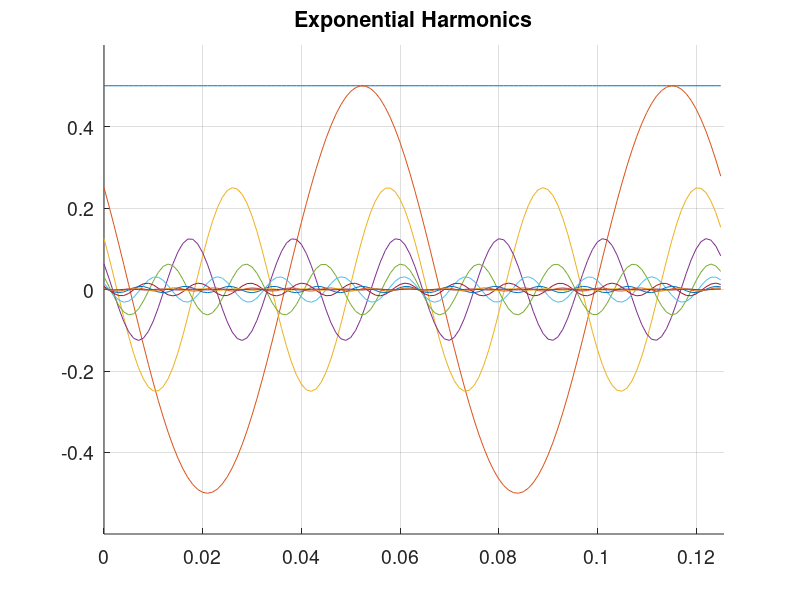
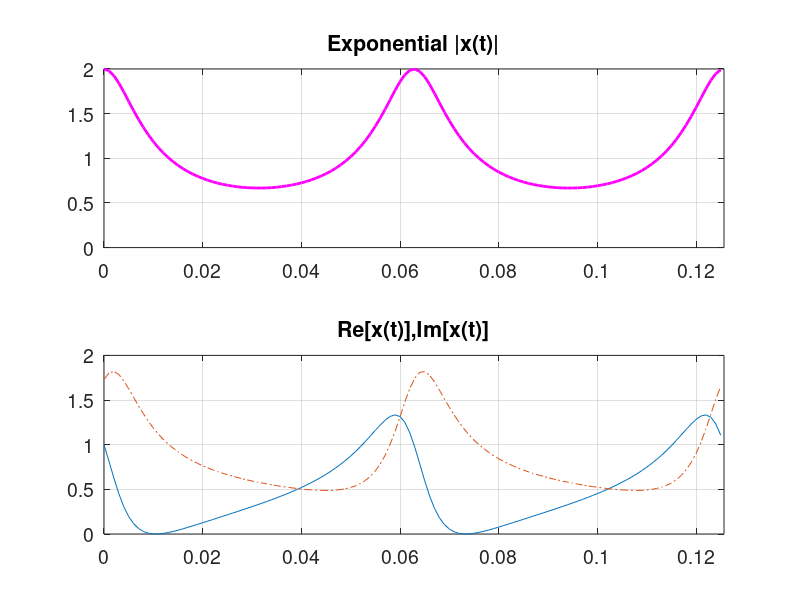
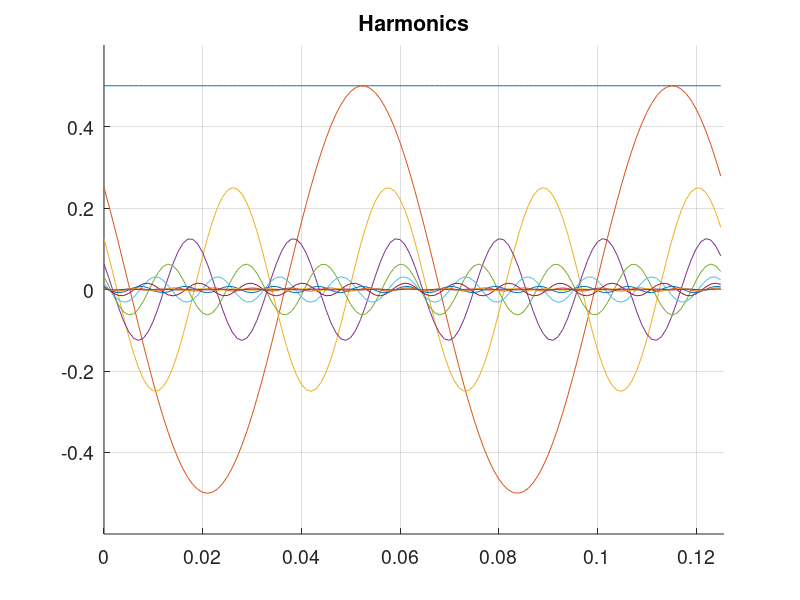
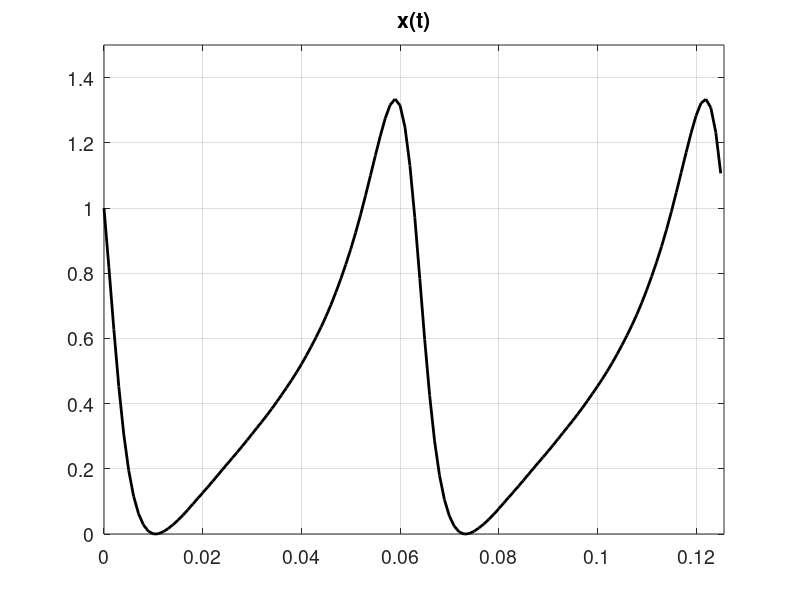

Source code (MATLAB) for these figures, in order: (Note: this script raises an error after producing the figures.)
% e5_6_Fourier_exp_power_PA.m     
% Fourier series for 0.5^n * cos(100*n*t + pi/3)
clear; close all; set(0,'defaultAxesFontSize',14); fpv=[100 100 500 180];
w0 = 100             % angular frequency
T0 = (2*pi)/w0       % period of input wave
t=[0:0.001:2*T0];     
terms = 10;          % number of highest harmonic to calculate and plot
xr = zeros(terms+1, length(t));  x = zeros(terms+1, length(t));

for n = 0:terms
    xr(n+1,1:end) = 0.5^n * cos(100*n*t + pi/3);    %   mag/phase Fourier series
    x(n+1,1:end) = 0.5^n *exp(j*(100*n*t + pi/3));  %   Exp Fourier series
end

figure('position',fpv),title('Exponential Harmonics'), hold on,
 for n = 1:terms+1
  plot(t, real(x(n,:))),grid on,ylim([-0.6 0.6]),xlim([0 4*pi/w0])  % plot harmonics
 end 
 hold off;
S = sum(x);

figure, % Exponential plots
 subplot (2,1,1), plot(t,abs(S),'m','LineWidth',2),grid on,ylim([0 2]),
   xlim([0 4*pi/w0]), title('Exponential |x(t)|')  % plot sum
 subplot (2,1,2), plot(t,real(S),t,imag(S),'-.'),grid on,ylim([0 2]),
   xlim([0 4*pi/w0]), title('Re[x(t)],Im[x(t)]')  % plot Re and Imaginary parts

% mag/phase plots, which turn out to exactly match Re[exponential]
figure('position',fpv),title('Harmonics'), hold on,
 for n = 1:terms+1
  plot(t, xr(n,:)),grid on,ylim([-0.6 0.6]),xlim([0 4*pi/w0])       % plot harmonics
 end 
 hold off;
S = sum(xr);
figure('position',fpv), plot(t,S,'k','LineWidth',2),grid on,ylim([0 1.5]),
xlim([0 4*pi/w0]), title('x(t)')  % plot sum

% calculate Power per Fourier series and Parseval's theorem:
n = [1:10]; % plenty of terms
coeff_sq = (1/2).^(2*n);
Pf = 1/4 + 0.5*sum(coeff_sq)

% check power formulas, using symbolic toolbox
syms m n
Pfs_real = 1/4 + 0.5*symsum(0.5^(2*m),m,1,Inf)
Pfs_exponetial = double(symsum(0.5^(2*n),n,0,10))  % 10 terms is more than enough 
